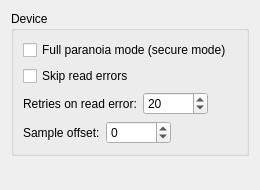
<?xml version="1.0" encoding="UTF-8"?>
<ui version="4.0">
 <class>DeviceWidgetUI</class>
 <widget class="QWidget" name="DeviceWidgetUI">
  <property name="geometry">
   <rect>
    <x>0</x>
    <y>0</y>
    <width>260</width>
    <height>190</height>
   </rect>
  </property>
  <layout class="QGridLayout" name="gridLayout_2">
   <item row="0" column="0">
    <widget class="QGroupBox" name="groupBox_2">
     <property name="sizePolicy">
      <sizepolicy hsizetype="Preferred" vsizetype="Fixed">
       <horstretch>0</horstretch>
       <verstretch>0</verstretch>
      </sizepolicy>
     </property>
     <property name="title">
      <string>Device</string>
     </property>
     <layout class="QGridLayout" name="gridLayout">
      <item row="0" column="0">
       <widget class="QCheckBox" name="kcfg_fullParanoiaMode">
        <property name="toolTip">
         <string>&lt;html&gt;&lt;head/&gt;&lt;body&gt;&lt;p&gt;Use some special techniques to reduce the chance of unnoticed reading errors. Leads to a more secure reading process at the expense of ripping speed, so it might be also called &quot;secure mode&quot;.&lt;/p&gt;&lt;/body&gt;&lt;/html&gt;</string>
        </property>
        <property name="text">
         <string>Full paranoia mode (secure mode)</string>
        </property>
       </widget>
      </item>
      <item row="2" column="0">
       <widget class="QCheckBox" name="kcfg_skipReadErrors">
        <property name="toolTip">
         <string>&lt;html&gt;&lt;head/&gt;&lt;body&gt;&lt;p&gt;Skip reading errors for a sector (sector length: 1/75 second) after retrying to read it. Please specify the number of retry attempts under &lt;span style=&quot; font-style:italic;&quot;&gt;Retries on read error&lt;/span&gt;. If skipped, null samples will be written for the faulty sectors.&lt;/p&gt;&lt;/body&gt;&lt;/html&gt;</string>
        </property>
        <property name="text">
         <string>Skip read errors</string>
        </property>
       </widget>
      </item>
      <item row="4" column="0">
       <layout class="QHBoxLayout" name="horizontalLayout">
        <item>
         <widget class="QLabel" name="label">
          <property name="toolTip">
           <string>&lt;html&gt;&lt;head/&gt;&lt;body&gt;&lt;p&gt;Some drives have a sample offset when reading audio CDs. To determine the correct offset for your drive model, you can check the &lt;a href=&quot;https://www.accuraterip.com/driveoffsets.htm&quot;&gt;&lt;span style=&quot; text-decoration: underline; color:#2980b9;&quot;&gt;Accuraterip&lt;/span&gt;&lt;/a&gt; database.&lt;/p&gt;&lt;/body&gt;&lt;/html&gt;</string>
          </property>
          <property name="text">
           <string>Sample offset:</string>
          </property>
         </widget>
        </item>
        <item>
         <widget class="QSpinBox" name="kcfg_sampleOffset">
          <property name="toolTip">
           <string>&lt;html&gt;&lt;head/&gt;&lt;body&gt;&lt;p&gt;Some drives have a sample offset when reading audio CDs. To determine the correct offset for your drive model, you can check the &lt;a href=&quot;https://www.accuraterip.com/driveoffsets.htm&quot;&gt;&lt;span style=&quot; text-decoration: underline; color:#2980b9;&quot;&gt;Accuraterip&lt;/span&gt;&lt;/a&gt; database.&lt;/p&gt;&lt;/body&gt;&lt;/html&gt;</string>
          </property>
          <property name="minimum">
           <number>-10000</number>
          </property>
          <property name="maximum">
           <number>10000</number>
          </property>
         </widget>
        </item>
        <item>
         <spacer name="horizontalSpacer">
          <property name="orientation">
           <enum>Qt::Orientation::Horizontal</enum>
          </property>
          <property name="sizeHint" stdset="0">
           <size>
            <width>40</width>
            <height>20</height>
           </size>
          </property>
         </spacer>
        </item>
       </layout>
      </item>
      <item row="3" column="0">
       <layout class="QHBoxLayout" name="horizontalLayout_4">
        <item>
         <widget class="QLabel" name="label_4">
          <property name="toolTip">
           <string>&lt;html&gt;&lt;head/&gt;&lt;body&gt;&lt;p&gt;Specify the maximum number of retry attempts when a faulty sector is encountered.&lt;/p&gt;&lt;/body&gt;&lt;/html&gt;</string>
          </property>
          <property name="text">
           <string>Retries on read error:</string>
          </property>
         </widget>
        </item>
        <item>
         <widget class="QSpinBox" name="kcfg_retriesOnReadError">
          <property name="toolTip">
           <string>&lt;html&gt;&lt;head/&gt;&lt;body&gt;&lt;p&gt;Specify the maximum number of retry attempts when a faulty sector is encountered.&lt;/p&gt;&lt;/body&gt;&lt;/html&gt;</string>
          </property>
          <property name="minimum">
           <number>-10000</number>
          </property>
          <property name="maximum">
           <number>10000</number>
          </property>
          <property name="value">
           <number>20</number>
          </property>
         </widget>
        </item>
        <item>
         <spacer name="horizontalSpacer_4">
          <property name="orientation">
           <enum>Qt::Orientation::Horizontal</enum>
          </property>
          <property name="sizeHint" stdset="0">
           <size>
            <width>40</width>
            <height>20</height>
           </size>
          </property>
         </spacer>
        </item>
       </layout>
      </item>
     </layout>
    </widget>
   </item>
   <item row="1" column="0">
    <spacer name="verticalSpacer_2">
     <property name="orientation">
      <enum>Qt::Orientation::Vertical</enum>
     </property>
     <property name="sizeHint" stdset="0">
      <size>
       <width>20</width>
       <height>40</height>
      </size>
     </property>
    </spacer>
   </item>
  </layout>
 </widget>
 <resources/>
 <connections/>
</ui>
